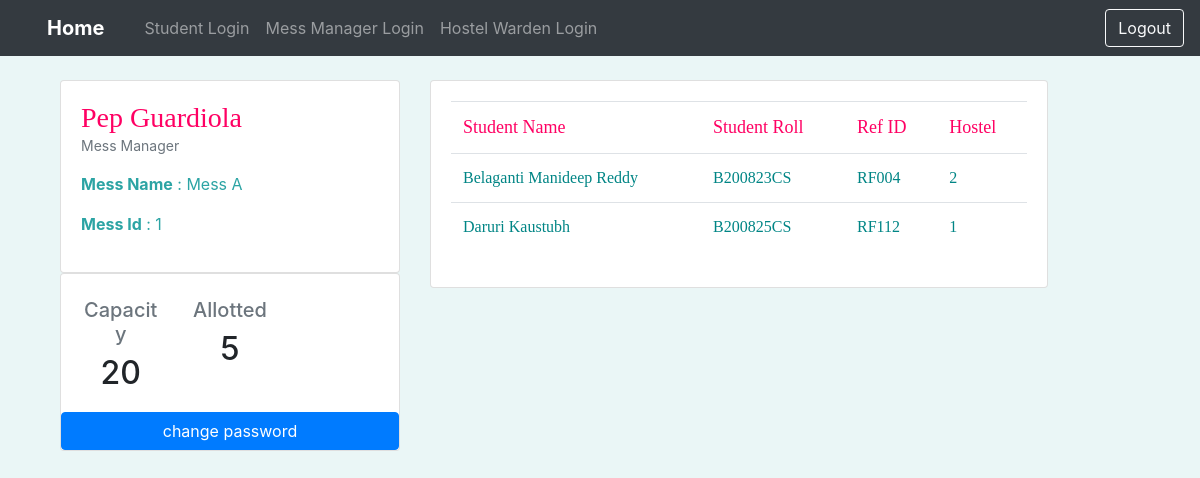
Screenshot of /Manager_1/mess_manager_dashboard with the database file from the repository.
### tables this page shows
CREATE TABLE Mess_Manager(
    Manager_Id varchar(9) PRIMARY KEY,
    Manager_Name varchar(40),
    Mess_Id integer,
    foreign key (Mess_Id) references Mess_Details(Mess_Id) on update cascade on delete cascade
);

CREATE TABLE Mess_Details(
    Mess_Id integer PRIMARY KEY,
    Mess_Name varchar(30),
    Allocated integer,
    Capacity integer
);

CREATE TABLE Student(
	Student_Name varchar(50) NOT NULL,
	Roll_No varchar(9) NOT NULL UNIQUE PRIMARY KEY,
	email varchar(50) NOT NULL,
	Mess_Id INTEGER,
	Hostel_Id INTEGER,
	Ref_Id varchar(20),
	Dues INTEGER DEFAULT 0,
	FOREIGN KEY (Mess_Id) REFERENCES Mess_Details(Mess_Id),
	FOREIGN KEY (Hostel_Id) REFERENCES Hostel_Details(Hostel_Id)
	
);

### mess.py (the view)
@app.route('/<username>/mess_manager_dashboard', methods=('GET', 'POST'))
def mess_manager_dashboard(username):
    conn = get_db_connection()
    details = conn.execute(
        'SELECT * FROM Mess_Manager WHERE Manager_Id=?', (username,)).fetchone()
    mess_id = details[2]
    students = conn.execute(
        'SELECT * FROM Student WHERE Mess_Id=?', (mess_id,)).fetchall()
    mess_details = conn.execute(
        'SELECT * FROM Mess_Details WHERE Mess_Id=?', (mess_id,)).fetchone()
    conn.close()
    return render_template('mess_manager_dashboard.html', details=details, students=students, mess_details=mess_details)

### mess.py (called while the page is built)
def get_db_connection():
    conn = sqlite3.connect('database.db')
    conn.row_factory = sqlite3.Row
    return conn

### templates/mess_manager_dashboard.html (shortened to what this page needs)
{% extends 'base.html' %}
{% block navbaar %}
<nav class="navbar navbar-expand-lg navbar-dark bg-dark">
    <div class="container-fluid">
        <a class="navbar-brand" href="{{url_for('home_page')}}">
            <b class="fab fa-github fa-2x mx-3 ps-1">Home</b>
        </a>
        <div class="collapse navbar-collapse" id="navbarSupportedContent">
            <ul class="navbar-nav me-auto mb-2 mb-lg-0">
                <li class="nav-item">
                    <a class="nav-link" href="{{url_for('student_login')}}">Student
                        Login</a>
                </li>
                <li class="nav-item">
                    <a class="nav-link" href="{{url_for('login_managers')}}">Mess
                        Manager Login</a>
                </li>
                <li class="nav-item">
                    <a class="nav-link" href="{{url_for('login_wardens')}}">Hostel
                        Warden Login</a>
                </li>
            </ul>
        </div>
    </div>
    <a href="{{url_for('login_managers')}}" class="btn btn-outline-light" type="submit">Logout</a>
</nav>
{% endblock %}
{% block content %}
<br>
<div class="container">
    <div class="row">
        <div class="col-xl-4">
            <div class="card">
                <div class="card-body">
                    <div class="d-flex align-items-start">
                        <div class="w-100 ms-3">
                            <b>
                                <h3 class="my-0">{{details[1]}}</h3>
                            </b>
                            <p style="font-size:14px;" class="text-muted">Mess Manager</p>
                            <p> <b>Mess Name</b> : {{mess_details[1]}} </p>
                            <p> <b>Mess Id</b> : {{details[2]}}</p>
                        </div>
                    </div>
                </div>
            </div>
            <div class="card">
                <div class="card-body text-center">
                    <div class="row">
                        <div class="col-4 border-end border-light">
                            <h5 class="text-muted mt-1 mb-2 fw-normal">Capacity</h5>
                            <h2 class="mb-0 fw-bold">{{mess_details[3]}}</h2>
                        </div>
                        <div class="col-4 border-end border-light">
                            <h5 class="text-muted mt-1 mb-2 fw-normal">Allotted </h5>
                            <h2 class="mb-0 fw-bold">{{mess_details[2]}}</h2>
                        </div>
                    </div>
                </div>
                <a type="submit" href="{{url_for('sign_up',username=details[0])}}" class="btn btn-primary">change
                    password</a>
            </div>
        </div>
        <div class="col-xl-7">
            <div class="card">
                <div class="card-body">
                    <table class="table table-hover">
                        <thead>
                            <tr class="trial">
                                <td>Student Name </td>
                                <td>Student Roll </td>
                                <td>Ref ID </td>
                                <td>Hostel </td>
                            </tr>
                        </thead>
                        <tbody>
                            {% for row in students %}
                            <tr class="table-body">
                                <td>{{row[0]}}</td>
                                <td>{{row[1]}}</td>
                                <td>{{row[5]}}</td>
                                <td>{{row[4]}}</td>
                            </tr>
                            {% endfor %}
                        </tbody>
                    </table>
                </div>
            </div>
        </div>
    </div>
</div>
{% endblock %}

### templates/base.html (shortened to what this page needs)
<!doctype html>
<html lang="en">
<head>
  <link rel="stylesheet" href="https://stackpath.bootstrapcdn.com/bootstrap/4.3.1/css/bootstrap.min.css"
>
</head>
<body>
  {% block navbaar %}{% endblock %}
  <div class="container">
    {% block content %} {% endblock %}
  </div>
</body>
</html>

### templates/mess_manager_dashboard.html (style rules this page uses)
body { background-color: #EAF6F6; }
h3 { color: #FF0063; font-family: 'Bebas Neue'; }
p { color: #2ca4a4; }
.trial { color: #FF0063; font-size: large; font-family: 'Typo Formal Demo'; }
.table-body { color: #008585; font-family: 'Louis George Cafe'; }

### rows the page displays
Mess_Manager: Manager_Name "Pep Guardiola", Mess_Id "1"
Mess_Details: Mess_Name "Mess A", Capacity "20", Allocated "5"
Student: Student_Name "Belaganti Manideep Reddy", Roll_No "B200823CS", Ref_Id "RF004", Hostel_Id "2"
Student: Student_Name "Daruri Kaustubh", Roll_No "B200825CS", Ref_Id "RF112", Hostel_Id "1"
